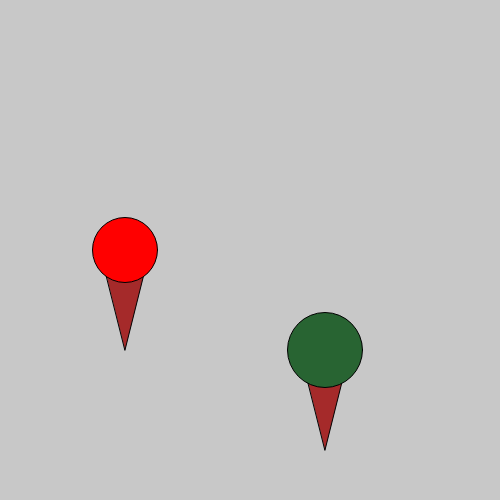
Frame 1 (no input)
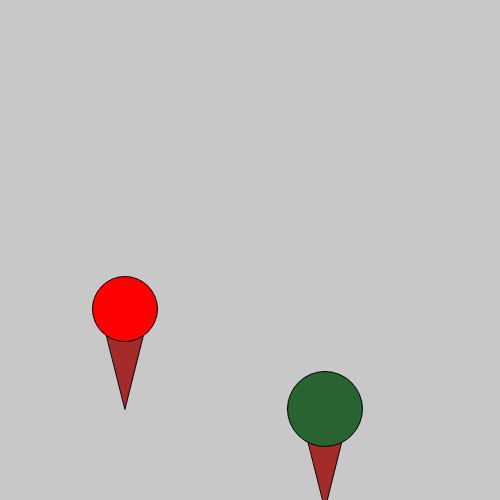
Frame 60 (no input)
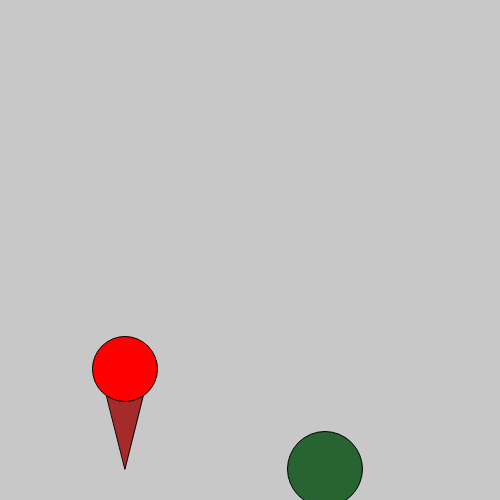
Frame 120 (the mouse pressed at the canvas centre since frame 60)

The p5.js sketch that drew these frames (run headless with seeded random() and noise() and a simulated clock; from frame 60 on, the mouse is pressed at the canvas centre):

// p5.js sketch
// ── sketch.js
/*
DEMO on OOP: creating objects and classes...

This sketch rewrites the icecream function sketch from our 
earlier demo on functions and adds additional methods.
__________________________________________________________
BASIC PSEUDOCODE:

declare the object
(let objectName;)

function setup(){
  create new instance of the object from constructor
	(objectName = new ClassName(optional arguments));
}

function draw(){
  call methods on the object
}

class ClassName{  //class name is capitalized
  constructor() //constructs the object, like setup()
	methods() // like functions for the class
}
__________________________________________________________
*/

//set up objects
let icecream1;
let icecream2;

function setup() 
{
  createCanvas (500, 500);
	
  //initialize objects in setup() by calling the constructor
  //nameOfObject= new ClassName()
  icecream1 = new IceCream(100, 250, 65, "red");
  icecream2 = new IceCream(300, 350, 75, [40, 100, 50]);
}

function draw() 
{
  background(200);
	
	print(icecream1.diameter);
	
  //call methods on the object from within draw()
  icecream1.display(); 
  icecream2.display();
  icecream1.fall();
  icecream2.fall();
  icecream1.grow();
  icecream2.grow();
}

//define the class outside of setup() and draw()
//can be placed below draw or as a separate file tab
//name of class gets capitalized

class IceCream 
{
  
  //**constructor**
  //like setup() function within class
  //constructor arguments are temporary and used to initialize values inside object
  //QUESTION: How would I add COLOR to these objects?
  constructor(tempX, tempY, tempDiameter, tempFlavor) 
	{
    this.x= tempX;
    this.y= tempY;
    this.diameter= tempDiameter;
    this.flavor = tempFlavor;
  }

  //**methods** 
  //these are functions for the object
  display() { //method
    fill("brown");
    triangle(this.x, this.y, this.x+50, this.y, this.x+25, this.y+100);
    fill(this.flavor);
    ellipse(this.x+25, this.y, this.diameter, this.diameter);
  } 

  fall() 
	{ //method
    if (this.y>height+100) 
		{
      this.y = -100;
    } 
		else 
		{
      this.y++;
    }
  }

  grow() 
	{ //method
    this.diameter = constrain(this.diameter, 0, width); //constrains values of this.diameter between 0 and width
    if (keyIsPressed) 
		{
      if (key === 'ArrowUp') 
			{
        this.diameter++;
      } 
			else if (key ==='ArrowDown') 
			{
        this.diameter--;
      }
    }
  }
}
